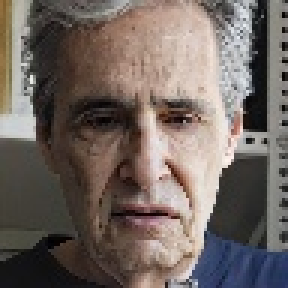
#> input picture Raw Data/AffectNet/Test/disgust/image0014867.jpg, 96 x 96 px, found by its file name (shown 3 times larger)
$ jupyter execute --allow-errors Preprocessing.ipynb
#> lines starting #> are read from the running program, lines starting #| are printed output that depends on the picture
Download Data

[cell 1]
#Imports
import os
import cv2
import numpy as np
import matplotlib.pyplot as plt
from collections import Counter
from collections import defaultdict
import os
from collections import defaultdict
import matplotlib.pyplot as plt
import numpy as np
import pandas as pd
import os
from pathlib import Path
import shutil
import kagglehub
from tqdm import tqdm

<h1> Download Datasets

Wir laden die beiden Datasets
- https://www.kaggle.com/datasets/mstjebashazida/affectnet/data
- https://www.kaggle.com/datasets/msambare/fer2013?resource=download

runter und speichern sie im Ordner Raw Data.
Da hier 60k Bilder geladen werden, dauert es etwas.

[cell 2]
import os
import shutil
import zipfile
from tqdm import tqdm
import kagglehub


# =========================================================
# Pfade
# =========================================================

RAW_DATA = "../Raw Data"   # liegt neben deinem Preprocessing-Ordner

AFFECTNET_FOLDER = os.path.join(RAW_DATA, "AffectNet")
FER_FOLDER       = os.path.join(RAW_DATA, "FER-2013")


# =========================================================
# Ordner sicher löschen (Windows-kompatibel)
# =========================================================

# [46 lines left out: functions reset_folder, find_root_with_subdirs, copy_with_progress, not called in this run]


# =========================================================
# 1. AFFECTNET
# =========================================================

print("📥 Downloading AffectNet via kagglehub...")
#> (the rest of this cell did not finish here and is left out)

<h1> Raw Data analysieren

Im ersten Schritt analysieren wir die beiden Datasets.
Wir betrachten
- Anzahl an Bilder pro Klasse
- Pixel pro Bild
- Beispielbilder pro Klasse
- Durchschnittliche Helligkeit pro Klasse

<h2> FER-2013 Dataset analysieren

[cell 3]
DATASET_ROOT = "../Raw Data/FER-2013"
EMOTIONS = ["angry", "disgust", "fear", "happy", "neutral", "sad", "surprise"]
SPLITS = ["train", "test"]

<h3> Anzahl der Bilder pro Klasse

[cell 4]
def count_total_images(dataset_root=DATASET_ROOT, splits=SPLITS, emotions=EMOTIONS):
#> called with dataset_root = '../Raw Data/FER-2013'
    total_counts = defaultdict(int)

    # Zähle alle Bilder über train & test hinweg
    for split in splits:
        for emo in emotions:
            folder = os.path.join(dataset_root, split, emo)
            if not os.path.isdir(folder):
                print(f"[WARN] Ordner existiert nicht: {folder}")
                continue

            for fname in os.listdir(folder):
                if fname.lower().endswith((".png", ".jpg", ".jpeg")):
                    total_counts[emo] += 1

    # Sortiert in der Emotionen-Reihenfolge
    values = [total_counts[emo] for emo in emotions]

    # Plot
    plt.figure(figsize=(10, 5))
    plt.bar(emotions, values)
    plt.xticks(rotation=45)
    plt.ylabel("Anzahl Bilder")
    plt.title("Gesamtanzahl Bilder pro Emotion (FER-2013)")
    plt.tight_layout()
    plt.show()
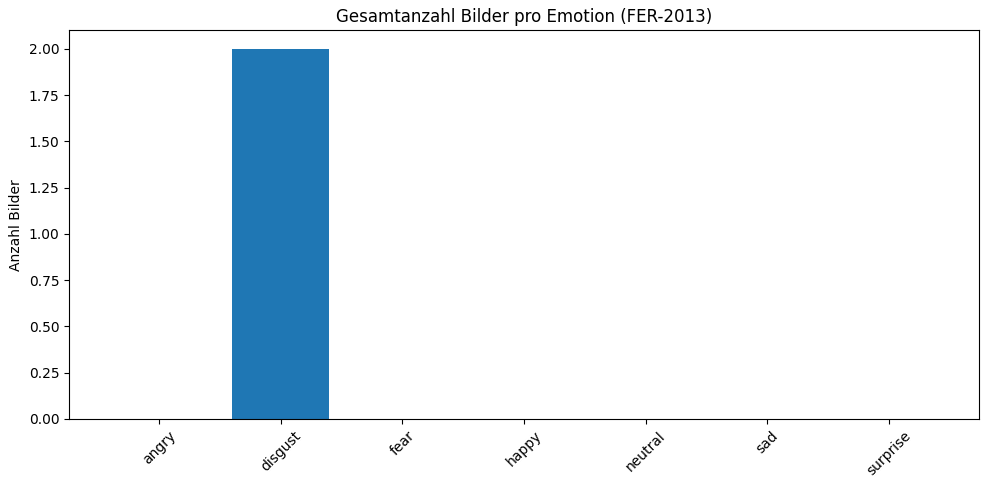
#> figure drawn by matplotlib, 1 panel; tallest bar 2 high, from x = 0.6 to 1.4

    return total_counts


total_counts = count_total_images()

<h3> Pixel pro Bild

[cell 5]
def all_images_are_48x48(dataset_root="FER-2013"):
    for split in ["train", "test"]:
        split_path = os.path.join(dataset_root, split)

        if not os.path.isdir(split_path):
            continue

        for emo in os.listdir(split_path):
            emo_path = os.path.join(split_path, emo)
            if not os.path.isdir(emo_path):
                continue

            for fname in os.listdir(emo_path):
                if not fname.lower().endswith((".png", ".jpg", ".jpeg")):
                    continue

                fpath = os.path.join(emo_path, fname)
                img = cv2.imread(fpath)

                if img is None:
                    return False

                h, w = img.shape[:2]
                if h != 48 or w != 48:
                    return False

    return True

# Ergebnis
if(all_images_are_48x48("FER-2013")):
    print("Alle Bilder sind 48x48 Pixel groß.")
else:
    print("Es gibt Bilder, die nicht 48x48 Pixel groß sind.")

<h3> Beispielbilder pro Klasse

[cell 6]
def get_example_paths_per_class(dataset_root=DATASET_ROOT, split="train",
                                emotions=EMOTIONS, n_examples=3):
    examples = {}

    for emo in emotions:
        folder = os.path.join(dataset_root, split, emo)
        if not os.path.isdir(folder):
            print(f"[WARN] Ordner existiert nicht: {folder}")
            continue

        img_files = [f for f in os.listdir(folder)
                     if f.lower().endswith((".png", ".jpg", ".jpeg"))]

        if len(img_files) == 0:
            print(f"[WARN] Keine Bilder in: {folder}")
            continue

        chosen = img_files[:n_examples]  # oder np.random.choice
        examples[emo] = [os.path.join(folder, f) for f in chosen]

    return examples


def plot_examples_grid(examples_dict, grayscale=True):
#> called with grayscale = True
    emotions = list(examples_dict.keys())
    n_classes = len(emotions)              # 7 Spalten
    n_examples = len(next(iter(examples_dict.values())))  # 3 Zeilen

    plt.figure(figsize=(n_classes * 2.5, n_examples * 2.5))

    for col, emo in enumerate(emotions):
        paths = examples_dict[emo]

        for row, path in enumerate(paths):
            img = cv2.imread(path)
#> img is the input picture: shape (96, 96, 3); mean B, G, R 97.1, 102.5, 113.2
            if grayscale:
                img = cv2.cvtColor(img, cv2.COLOR_BGR2GRAY)
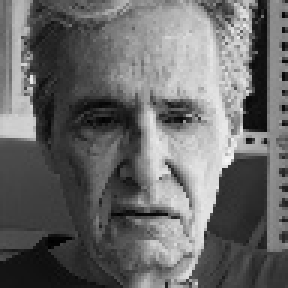
#> img: shape (96, 96) (shown 3 times larger); min 0, max 245, mean 105.1
            else:
                img = cv2.cvtColor(img, cv2.COLOR_BGR2RGB)

            # Position im Grid bestimmen
            plt.subplot(n_examples, n_classes, row * n_classes + col + 1)
            plt.imshow(img, cmap="gray" if grayscale else None)
            plt.axis("off")

            # Spaltentitel nur in der ersten Zeile
            if row == 0:
                plt.title(emo, fontsize=12)

    plt.tight_layout()
    plt.show()


# Beispielaufruf
examples = get_example_paths_per_class(split="train", n_examples=4)
plot_examples_grid(examples)

<h3> Durchschnittliche Helligkeit pro Klasse

[cell 7]
def avg_brightness_per_class(dataset_root=DATASET_ROOT, split="train", emotions=EMOTIONS):
    brightness = {}

    for emo in emotions:
        folder = os.path.join(dataset_root, split, emo)
        values = []

        for fname in os.listdir(folder):
            if fname.lower().endswith((".png", ".jpg", ".jpeg")):
                img = cv2.imread(os.path.join(folder, fname), cv2.IMREAD_GRAYSCALE)
                values.append(np.mean(img))

        brightness[emo] = np.mean(values)

    plt.figure(figsize=(8,4))
    plt.bar(brightness.keys(), brightness.values())
    plt.title("Durchschnittliche Helligkeit pro Klasse")
    plt.ylabel("Helligkeit (0–255)")
    plt.xticks(rotation=45)
    plt.tight_layout()
    plt.show()

#> (the rest of this cell did not finish here and is left out)

<h2> AffectNet Dataset analysieren

[cell 8]
AFFECTNET_ROOT = "../Raw Data/AffectNet"
SPLITS_AFF = ["Train", "Test"]

AFFECTNET_LABELS = ["angry", "disgust", "fear", "happy", "neutral", "sad", "surprise"]

<h3> Anzahl der Bilder pro Klasse

[cell 9]
def normalize_affectnet_label(folder_name: str) -> str:
    """
    Mappt Ordnernamen auf ein einheitliches Label.
    z.B. 'Anger'/'anger' -> 'angry'
    """
    name = folder_name.lower()
    if name == "anger":
        return "angry"
    return name


def count_affectnet_images(dataset_root=AFFECTNET_ROOT,
                           splits=SPLITS_AFF,
                           target_labels=AFFECTNET_LABELS):
#> called with dataset_root = '../Raw Data/AffectNet'
    total_counts = defaultdict(int)

    for split in splits:
        split_dir = os.path.join(dataset_root, split)
        if not os.path.isdir(split_dir):
            print(f"[WARN] Split-Ordner existiert nicht: {split_dir}")
            continue

        for folder in os.listdir(split_dir):
            folder_path = os.path.join(split_dir, folder)
            if not os.path.isdir(folder_path):
                continue

            label = normalize_affectnet_label(folder)

            if label not in target_labels:
                print(f"[INFO] Label '{folder}' (normalized='{label}') nicht in target_labels – skippe.")
                continue

            for fname in os.listdir(folder_path):
                if fname.lower().endswith((".png", ".jpg", ".jpeg")):
                    total_counts[label] += 1

    # Werte in fixer Reihenfolge
    counts_list = [total_counts[lbl] for lbl in target_labels]

    # Print
    print("=== Gesamtanzahl Bilder pro Klasse (AffectNet, Train+Test) ===")
    for lbl in target_labels:
        print(f"{lbl:9s}: {total_counts[lbl]}")
    print("\nGesamtanzahl Bilder:", sum(counts_list))

    # Plot
    x = np.arange(len(target_labels))
    plt.figure(figsize=(10, 4))
    plt.bar(x, counts_list)
    plt.xticks(x, target_labels, rotation=45)
    plt.ylabel("Anzahl Bilder")
    plt.title("AffectNet – Gesamtanzahl Bilder pro Klasse")
    plt.tight_layout()
    plt.show()
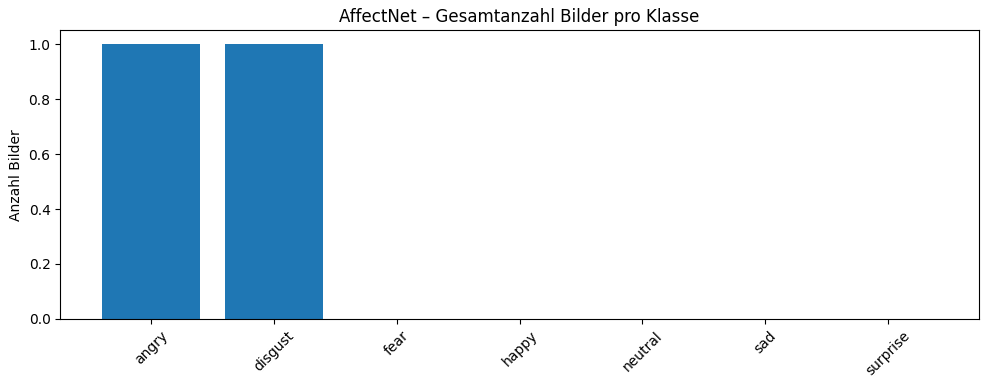
#> figure drawn by matplotlib, 1 panel

    return total_counts


# Aufruf
affectnet_counts = count_affectnet_images()

<h3> Pixel pro Bild

[cell 10]
def all_affectnet_images_are_96x96(dataset_root=AFFECTNET_ROOT):
    for split in SPLITS_AFF:
        split_path = os.path.join(dataset_root, split)
        if not os.path.isdir(split_path):
            continue

        for clazz in os.listdir(split_path):
            class_dir = os.path.join(split_path, clazz)
            if not os.path.isdir(class_dir):
                continue

            for fname in os.listdir(class_dir):
                if not fname.lower().endswith((".png", ".jpg", ".jpeg")):
                    continue

                path = os.path.join(class_dir, fname)
                img = cv2.imread(path)

                if img is None:
                    return False

                h, w = img.shape[:2]
                if w != 96 or h != 96:
                    return False

    return True

# Ergebnis ausgeben
if all_affectnet_images_are_96x96():
    print("Alle Bilder sind 96 x 96 Pixel groß")
else:
    print("Nicht alle Bilder sind 96 x 96 Pixel groß")

<h3> Beispielbilder pro Klasse

[cell 11]
# Deine 7 Ziel-Emotionen
EMOTIONS_7 = ["angry", "disgust", "fear", "happy", "neutral", "sad", "surprise"]
#> EMOTIONS_7 = ['angry', 'disgust', 'fear', 'happy', 'neutral', 'sad', 'surprise']

# [7 lines left out: function normalize_affectnet_label, not called in this run]


def get_affectnet_examples(dataset_root=AFFECTNET_ROOT, split="Train", n_examples=3):
#> called with dataset_root = '../Raw Data/AffectNet', split = 'Train', n_examples = 3
    examples = {emo: [] for emo in EMOTIONS_7}
#> examples = {'angry': [], 'disgust': [], 'fear': [], 'happy': [], 'neutral': [], 'sad': [], 'surprise': []}

    split_path = os.path.join(dataset_root, split)

    for folder in os.listdir(split_path):
        class_dir = os.path.join(split_path, folder)
        if not os.path.isdir(class_dir):
            continue

        label = normalize_affectnet_label(folder)

        # nur die 7 Hauptemotionen, contempt skippen
        if label not in EMOTIONS_7:
            continue

        files = [f for f in os.listdir(class_dir)
                 if f.lower().endswith((".png", ".jpg", ".jpeg"))]

        if len(files) == 0:
            continue

        chosen = files[:n_examples]

        examples[label] = [os.path.join(class_dir, f) for f in chosen]

    return examples


# [31 lines left out: function plot_examples_affectnet, not called in this run]


# ========== AUSFÜHREN ==========
#> (the rest of this cell did not finish here and is left out)
